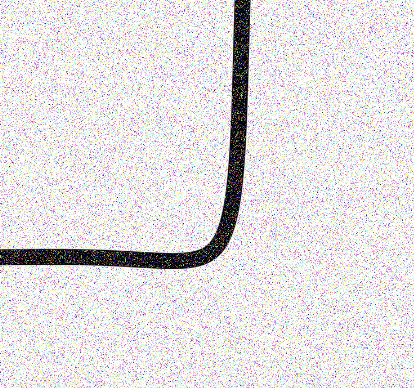
#> input picture angle.png, 414 x 388 px
$ python image_analysis_test.py   (older library calls are emulated)
#> lines starting #> are read from the running program, lines starting #| are printed output that depends on the picture; after the words box and inside, x2 and y2 are one past the last pixel; in counts of white or black regions, pixels touching at a corner belong together
#> further down, image is the input picture: shape (388, 414, 3); mean B, G, R 225.6, 223.8, 227.5
### image_analysis.py
import cv2
import numpy as np
import math
import time

def curve_masking(points, curve_coefficients,image_shape,enabled = True):
    if enabled:
        points_x = list(map(lambda x:x[0],points))
        points_y = list(map(lambda x:x[1],points))
        if curve_coefficients is not None:
            diffs = np.abs(np.polyval(curve_coefficients, points_x) - points_y)
            threshold = np.percentile(diffs, 80)
            return np.where(diffs<threshold)[0]
            #return np.where(diffs<image_shape[0]/5)[0]
        else:
            return list(range(len(points)))
    else:
        return list(range(len(points)))


def cv2_curve_points(points,degree=4):
    #(points)
    x = list(map(lambda x:x[0],points))
    y = list(map(lambda x:x[1],points))
    coefficients = np.polyfit(x, y, degree)

    # Generate x values for the curve
    x_curve = np.linspace(min(x), max(x), 100)

    # Calculate y values using the polynomial coefficients
    y_curve = np.polyval(coefficients, x_curve)
    return x_curve,y_curve,coefficients

def find_curve(points, num_iterations=100, threshold=20,degree=2):
    best_model = None
    best_inliers = None
    best_res = None
    points = np.array(points)
    if len(points)<5:
        return None,None,None
    for _ in range(num_iterations):
        # Randomly select five points to form a model
        indices = np.random.choice(len(points), (2*len(points))//3, replace=False)
        sample_points = points[indices]

        # Fit a 4th-degree polynomial model to the random sample
        model = np.polyfit(sample_points[:, 0], sample_points[:, 1], degree)

        # Calculate the residuals from all points to the model
        residuals = np.abs(np.polyval(model, points[:, 0]) - points[:, 1])
        threshold = np.percentile(residuals, 90)
        #print(residuals)
        # Count inliers based on the threshold
        inliers = np.where(residuals <= threshold)[0]

        # Update the best model if the current model has more inliers
        if best_res is None or best_res > np.sum(residuals[inliers]):
            best_model = model
            best_inliers = inliers
            best_res = np.sum(residuals[inliers])

    # Fit the final model using all inliers
    #final_model = np.polyfit(points[best_inliers, 0], points[best_inliers, 1], degree)
    points = points[best_inliers]

    #return list(map(lambda x:x[0],points)),list(map(lambda x:x[1],points))

    if len(points)>0:
        #print(len(best_inliers))
        return cv2_curve_points(points,degree)
    else:
        return None,None,None
def slope(x1, y1, x2, y2):
    delta_y = y2 - y1
    delta_x = x2 - x1
#
    if delta_x == 0:
        return float('inf')  # Vertical line, undefined slope
#
    slope_radians = math.atan(delta_y / delta_x)
    slope_degrees = math.degrees(slope_radians)
#
    return slope_degrees

def diss(line1,line2):
    x1, y1, x2, y2 = line1
    m = (y1-y2)/(x1-x2)
    b1= y1 - m*x1
    x1, y1, x2, y2 = line2
    b2= y1 - m*x1
    return abs(b2-b1)/np.sqrt(m*m+1)


# [4 lines left out: function draw_points, not called in this run]

def form_line(line):
    x1, y1, x2, y2 = line
    if x1>x2:
        return [x2,y2,x1,y1]
    else:
        return line

# [10 lines left out: function sharpen_image_gray, not called in this run]


def flip_lines(edges,lines):
    height, width = edges.shape[:2]
    center_x = width // 2
    center_y = height // 2
    #print('--->',lines.shape)
    rotated_lines = np.array([[[y1,x1,y2,x2]] for [[x1, y1, x2, y2]] in lines], dtype=np.int32)
    return rotated_lines


def image_analysis(image,paxos = None,old_curve = None):
    #image[image<80] = image[image<80]*0.5
    # Convert the image to grayscale
    gray = cv2.cvtColor(image, cv2.COLOR_BGR2GRAY)
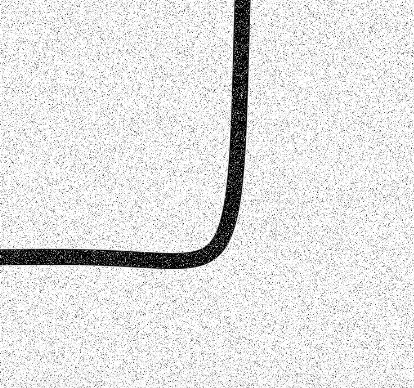
#> gray: shape (388, 414); min 0, max 255, mean 225.1
    #gray = gray*2
    #gray = adjust_brightness(gray)
    #gray = sharpen_image_gray(gray)
    # Apply Canny edge detection
    gray = cv2.GaussianBlur(gray, (9, 9), 2)
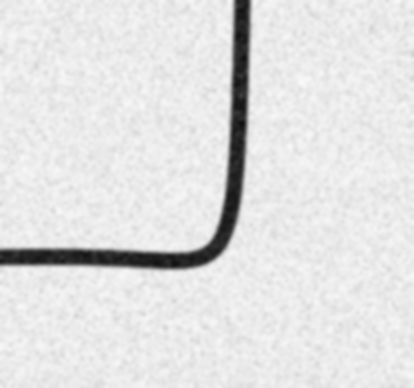
#> gray: shape (388, 414); min 16, max 249, mean 225.1
    #edges = cv2.Canny(gray, 50, 100, apertureSize=3)

    #edges = cv2.Laplacian(gray, ksize=3, ddepth=cv2.CV_16S)
    #edges = cv2.convertScaleAbs(edges)
    edges = cv2.Canny(gray, 50, 100, apertureSize=3)
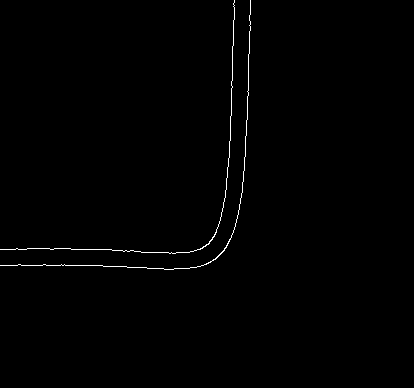
#> edges: shape (388, 414); 0.6% white in thin lines or dots, all inside (x1, y1, x2, y2) = (0, 0, 251, 270)

    #edges = cv2.GaussianBlur(edges, (15,15), 0)
    step = 10
    angle_limit = 4
    min_dis = 10
    max_dis = 90
    if paxos!=None:
        #print(paxos)
        min_dis = 0.6*paxos
        max_dis = 1.4*paxos
    checks = 10
    # Apply HoughLinesP to detect lines
    dlines = cv2.HoughLinesP(edges, 1, np.pi/180, threshold=10, minLineLength=20, maxLineGap=10)
#> dlines = 14 rows, first 6: [228, 166, 234, 0], [159, 252, 189, 252], [18, 264, 84, 265], [246, 135, 250, 4], [0, 249, 26, 249], [155, 268, 189, 268]

    if dlines is None or len(dlines)<5:
        return no_lines_imshow(edges,image,gray)

    for g in range(2):
        if g==1:
            width, height = edges.shape[:2]
            lines = flip_lines(edges,dlines)
        else:
            height, width = edges.shape[:2]
            lines = dlines
        #print(len(lines))
        # Draw lines on the original image
        result_image = image.copy()

        lines = np.array(list(map(lambda x:list(form_line(x[0])),lines)))

        points = np.array(list(map(lambda x:[(x[0]+x[2])/2,(x[1]+x[3])/2],lines)))
        masked_idxs = curve_masking(points,old_curve,image.shape)
        lines = lines[masked_idxs]
        if lines is None:
            return no_lines_imshow(edges,image,gray)
        #lines = lines[np.argsort(lines[:,0])]


        points = [[] for i in range(width//step)]

        #width//10


        idx = -1
        if lines is not None and len(lines)>1:
            for line in lines:
                idx+=1
                x1, y1, x2, y2 = line
                for i in (np.array(list(range(x1 - (x1-1)%step,x2,step)))-1)//step:
                    points[i].append(idx)

        i = -1

        for sample_idxs in points:
            i+=1
            status = 0
            for l in range(checks):
                if len(sample_idxs)>=2:
                    sample = lines[sample_idxs]
                    slopes = np.array(list(zip(range(len(sample)),[slope(*list(line)) for line in sample])))
                    slopes = slopes[np.argsort(slopes[:,1])]
                    diff = np.diff(slopes[:,1])
                    if not np.isnan(diff).all() and abs(np.nanmin(diff))<angle_limit:
                        min_idx = np.nanargmin(diff)
                        line2idx = [int(slopes[min_idx,0]),int(slopes[min_idx+1,0])]
                        dis = diss(*sample[line2idx])
                        #print(dis)
                        #input()
                        if dis>min_dis and dis<max_dis:
                            points[i] = [sample_idxs[line2idx[0]],sample_idxs[line2idx[1]]]
                            status =1
                            break
                        else:
                            sample_idxs = np.delete(sample_idxs,[line2idx])
                            #points[i] = []
                    else:
                        #points[i] = []
                        break
                else:
                    points[i] = []
                    break
            if status==0:
                points[i] = []


        lines1 = []
        lines2 = []
        for idxs in points:
            item = lines[idxs]
            if len(item)>0:
                if (item[0][1]+item[0][3])/2 > (item[1][1]+item[1][3])/2:
                    lines1.append(item[0])
                    lines2.append(item[1])
                else:
                    lines2.append(item[0])
                    lines1.append(item[1])

        #lines = lines[list(set([item for sublist in points for item in sublist]))]

        if g==0:
            lines1_g0 = lines1
            lines2_g0 = lines2
            lines_g0 = lines
        if g==1:
            lines1 = flip_lines(edges,np.array(lines1).reshape(-1,1,4))
            lines1 = lines1_g0+[np.array(l[0]) for l in lines1]
            lines2 = flip_lines(edges,np.array(lines2).reshape(-1,1,4))
            lines2 = lines2_g0+[np.array(l[0]) for l in lines2]
            lines = np.concatenate((lines_g0,lines))
        if lines1 is not None and len(lines1)>1:
            #print(lines1)
            for line in lines1:
                #print(line)
                x1, y1, x2, y2 = line
                cv2.line(result_image, (x1, y1), (x2, y2), (0, 255, 0), 5)

        if lines2 is not None and len(lines2)>1:
            for line in lines2:
                x1, y1, x2, y2 = line
                cv2.line(result_image, (x1, y1), (x2, y2), (0, 0, 255), 5)

        points1 = np.array(list(map(lambda x:[(x[0]+x[2])/2,(x[1]+x[3])/2],lines1)))
        points2 = np.array(list(map(lambda x:[(x[0]+x[2])/2,(x[1]+x[3])/2],lines2)))


        if len(points1)>4:
            if g==0:
                continue
            return get_imshows(result_image,image,gray,edges,lines,points1,points2)
        elif g==1:
            print("here",len(points1))
            return no_lines_imshow(edges,image,gray)
#> this loop made 2 passes
#> (masked_idxs, paxos in get_imshows, poly in get_imshows, poly_der in get_imshows, y_error in get_imshows, slope_error in get_imshows) on pass 2: ([0, 1, 2, 3, 4, 5, 6, 7, 8, 9, 10, 11, 12, 13], 23.14, [-7.4e-05, 0.0199, -1.32, 273.7], [-0.000222, 0.0398, -1.32], -3.05, -148.5)
#> masked_idxs on pass 1: [0, 1, 2, 3, 4, 5, 6, 7, 8, 9, 10, 11, 12, 13]
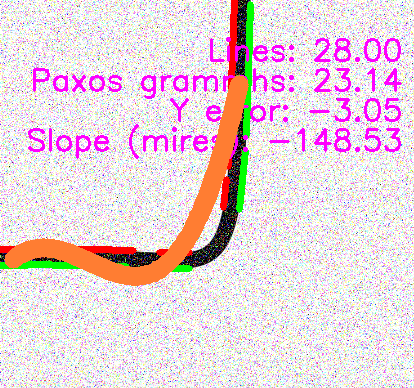
#> result_image: shape (388, 414, 3); mean B, G, R 219, 212.7, 231.8
#> after the loop, diff = [nan, nan]; dis = 0.961; line2idx = [4, 0]; min_idx = 0; sample = [[268, 155, 268, 189], [266, 103, 266, 126], [265, 0, 265, 27]]; sample_idxs = [0]; slopes = [[0, inf], [1, inf], [2, inf]]


def get_imshows(result_image,image,gray,edges,lines,points1,points2):
    #print(points2)
    points_m = np.int32((np.array(points1)+np.array(points2))/2)
    paxos = np.mean(np.abs(points1[:,1]-points2[:,1]))
    x_curve, y_curve, poly = find_curve(points_m,degree = 3)
    if poly is not None:
        poly_der = np.polyder(poly)
        y_error = result_image.shape[0]/2-np.polyval(poly,result_image.shape[1]/2)
        slope_error = np.degrees(np.polyval(poly_der,result_image.shape[1]/2))

        cv2.putText(result_image, f"Y error: {y_error:.2f}", (result_image.shape[1] - cv2.getTextSize(f"Y error: {y_error:.2f}", cv2.FONT_HERSHEY_SIMPLEX, 1, 2)[0][0] - 10, 120), cv2.FONT_HERSHEY_SIMPLEX, 1, (255, 0, 255), 2)
        cv2.putText(result_image, f"Slope (mires): {slope_error:.2f}", (result_image.shape[1] - cv2.getTextSize(f"Slope (mires): {slope_error:.2f}", cv2.FONT_HERSHEY_SIMPLEX, 1, 2)[0][0] - 10, 150), cv2.FONT_HERSHEY_SIMPLEX, 1, (255, 0, 255), 2)
        cv2.putText(result_image, f"Paxos grammhs: {paxos:.2f}", (result_image.shape[1] - cv2.getTextSize(f"Paxos grammhs: {paxos:.2f}", cv2.FONT_HERSHEY_SIMPLEX, 1, 2)[0][0] - 10, 90), cv2.FONT_HERSHEY_SIMPLEX, 1, (255, 0, 255), 2)
        cv2.putText(result_image, f"Lines: {len(lines):.2f}", (result_image.shape[1] - cv2.getTextSize(f"Lines: {len(lines):.2f}", cv2.FONT_HERSHEY_SIMPLEX, 1, 2)[0][0] - 10, 60), cv2.FONT_HERSHEY_SIMPLEX, 1, (255, 0, 255), 2)


        curve_points = np.column_stack((x_curve, y_curve)).astype(int)
        cv2.polylines(result_image, [curve_points], isClosed=False, color=(50, 125, 255), thickness=int(4*paxos/5))
        return edges,result_image,gray,paxos,slope_error,y_error,poly

def no_lines_imshow(edges,image,gray):
    return edges,image,gray,None,None,None,None

### image_analysis_test.py
import cv2
import numpy as np
import math
import time
from simulation import simulate_drone_movement
from image_analysis import image_analysis
from simulation import drone_sim
from drone_control import get_movment
from drone_tools import zoom
import time

import warnings

# Suppress RankWarning
warnings.filterwarnings("ignore", category=np.RankWarning)

image = cv2.imread("angle.png")
#image = cv2.rotate(image, cv2.ROTATE_90_CLOCKWISE)
edges,result_image, gray,paxos,slope_error,y_error,test_curve = image_analysis(image,None,None)
#> paxos = 23.14; slope_error = -148.5; y_error = -3.05; test_curve = [-7.4e-05, 0.0199, -1.32, 273.7]
cv2.imshow("Line Following", np.vstack([cv2.cvtColor(edges, cv2.COLOR_GRAY2BGR),result_image,cv2.cvtColor(gray, cv2.COLOR_GRAY2BGR)]))
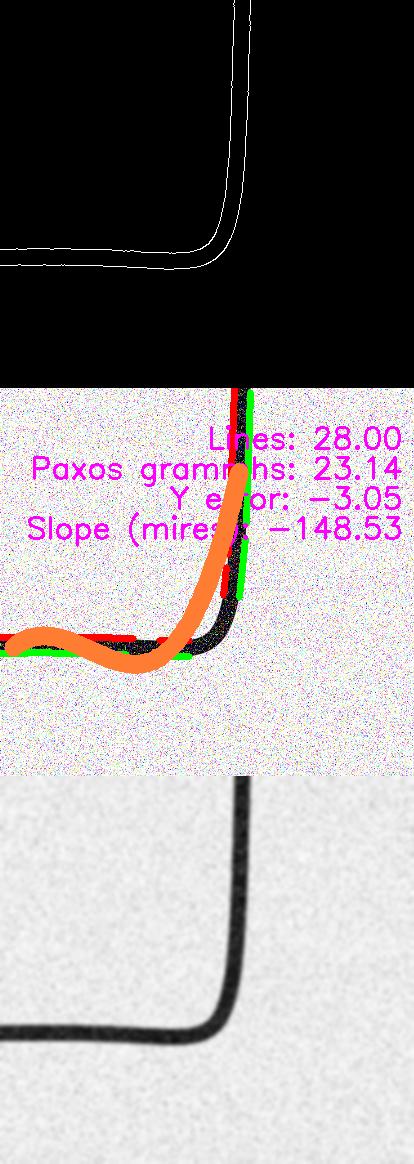
#> window 'Line Following': shape (1164, 414, 3); mean B, G, R 148.6, 146.4, 152.8
cv2.waitKey(0)

$ run again, with vertical.png copied over angle.png
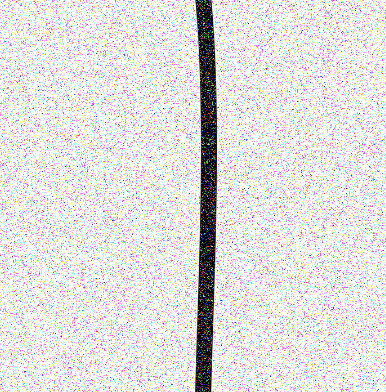
#> input picture vertical.png, 386 x 392 px
#> image is the input picture: shape (392, 386, 3); mean B, G, R 227.1, 224.9, 228.5
#> in image_analysis, `edges = cv2.Canny(gray, 50, 100, apertureSize=3)`:
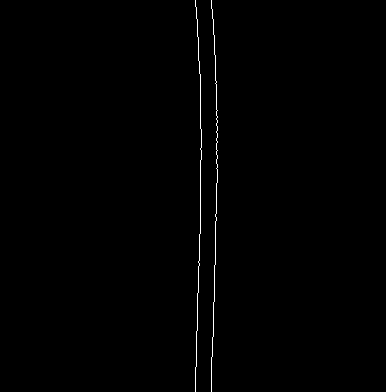
#> edges: shape (392, 386); 0.52% white in thin lines or dots, all inside (x1, y1, x2, y2) = (195, 0, 218, 392)
#> dlines = 13 rows, first 6: [215, 264, 216, 183], [215, 55, 217, 182], [199, 265, 201, 129], [200, 120, 200, 74], [197, 330, 197, 293], [195, 0, 198, 44]
#> the loop in image_analysis, `for g in range(2):` made 2 passes
#> (masked_idxs, paxos in get_imshows, poly in get_imshows, poly_der in get_imshows, y_error in get_imshows, slope_error in get_imshows) on pass 2: ([0, 1, 2, 3, 4, 5, 6, 7, 8, 9, 10, 11, 12], 24.71, [17.34, -10763.7, 2226649.5, -153533009.7], [52.03, -21527.4, 2226649.5], 45020.4, 568606.3)
#> after the loop in image_analysis, `for g in range(2):`: diff = [3.9, 0.735]; dis = 15.96; line2idx = [0, 1]; min_idx = 1; sample = [[0, 195, 44, 198], [0, 211, 37, 214], [367, 195, 391, 195]]; sample_idxs = [5, 8, 11]; slopes = [[2, 0], [0, 3.9], [1, 4.64]]
#> `edges,result_image, gray,paxos,slope_error,y_error,test_curve = image_..`: paxos = 24.71; slope_error = 568606.3; y_error = 45020.4; test_curve = [17.34, -10763.7, 2226649.5, -153533009.7]
#> `cv2.imshow("Line Following", np.vstack([cv2.cvtColor(edges, cv2.COLOR_..`:
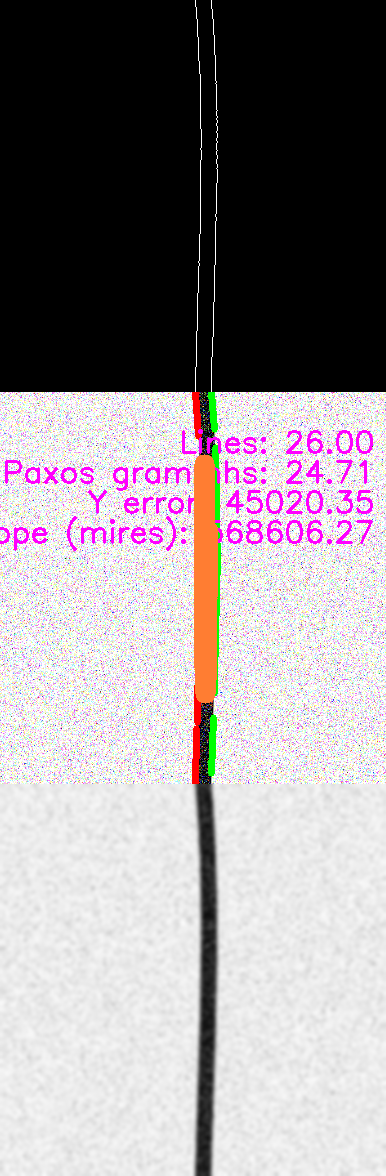
#> window 'Line Following': shape (1176, 386, 3); mean B, G, R 150.6, 147.3, 154
